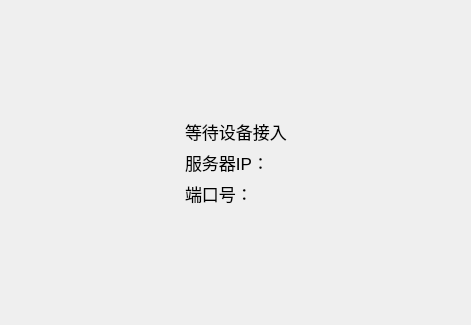
<?xml version="1.0" encoding="UTF-8"?>
<ui version="4.0">
 <class>initialWidget</class>
 <widget class="QWidget" name="initialWidget">
  <property name="geometry">
   <rect>
    <x>0</x>
    <y>0</y>
    <width>471</width>
    <height>325</height>
   </rect>
  </property>
  <property name="windowTitle">
   <string>Form</string>
  </property>
  <layout class="QGridLayout" name="gridLayout" rowstretch="1,0,1" columnstretch="1,0,1">
   <item row="0" column="1">
    <spacer name="verticalSpacer_2">
     <property name="orientation">
      <enum>Qt::Orientation::Vertical</enum>
     </property>
     <property name="sizeHint" stdset="0">
      <size>
       <width>20</width>
       <height>51</height>
      </size>
     </property>
    </spacer>
   </item>
   <item row="1" column="0">
    <spacer name="horizontalSpacer">
     <property name="orientation">
      <enum>Qt::Orientation::Horizontal</enum>
     </property>
     <property name="sizeHint" stdset="0">
      <size>
       <width>76</width>
       <height>20</height>
      </size>
     </property>
    </spacer>
   </item>
   <item row="1" column="1">
    <widget class="QWidget" name="widget" native="true">
     <property name="font">
      <font>
       <pointsize>12</pointsize>
      </font>
     </property>
     <layout class="QVBoxLayout" name="verticalLayout">
      <item>
       <widget class="QLabel" name="label">
        <property name="font">
         <font>
          <pointsize>13</pointsize>
         </font>
        </property>
        <property name="text">
         <string>等待设备接入</string>
        </property>
       </widget>
      </item>
      <item>
       <widget class="QLabel" name="label_2">
        <property name="font">
         <font>
          <pointsize>13</pointsize>
         </font>
        </property>
        <property name="text">
         <string>服务器IP：</string>
        </property>
       </widget>
      </item>
      <item>
       <widget class="QLabel" name="label_3">
        <property name="font">
         <font>
          <pointsize>13</pointsize>
         </font>
        </property>
        <property name="text">
         <string>端口号：</string>
        </property>
       </widget>
      </item>
     </layout>
    </widget>
   </item>
   <item row="1" column="2">
    <spacer name="horizontalSpacer_2">
     <property name="orientation">
      <enum>Qt::Orientation::Horizontal</enum>
     </property>
     <property name="sizeHint" stdset="0">
      <size>
       <width>75</width>
       <height>20</height>
      </size>
     </property>
    </spacer>
   </item>
   <item row="2" column="1">
    <spacer name="verticalSpacer">
     <property name="orientation">
      <enum>Qt::Orientation::Vertical</enum>
     </property>
     <property name="sizeHint" stdset="0">
      <size>
       <width>20</width>
       <height>50</height>
      </size>
     </property>
    </spacer>
   </item>
  </layout>
 </widget>
 <resources/>
 <connections/>
</ui>
